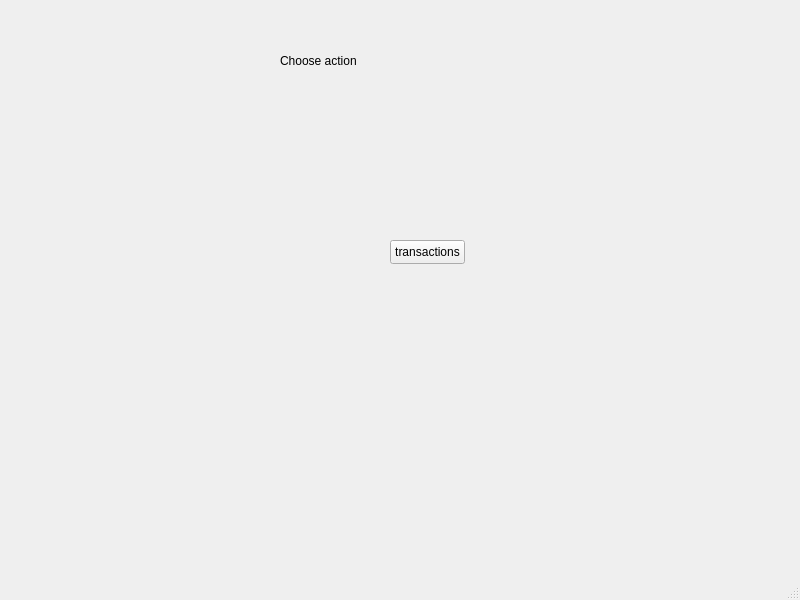
<?xml version="1.0" encoding="UTF-8"?>
<ui version="4.0">
 <class>mainmenucredit</class>
 <widget class="QMainWindow" name="mainmenucredit">
  <property name="geometry">
   <rect>
    <x>0</x>
    <y>0</y>
    <width>800</width>
    <height>600</height>
   </rect>
  </property>
  <property name="windowTitle">
   <string>MainWindow</string>
  </property>
  <widget class="QWidget" name="centralwidget">
   <widget class="QLabel" name="label">
    <property name="geometry">
     <rect>
      <x>280</x>
      <y>30</y>
      <width>191</width>
      <height>61</height>
     </rect>
    </property>
    <property name="text">
     <string>Choose action</string>
    </property>
   </widget>
   <widget class="QPushButton" name="transactions_Button">
    <property name="geometry">
     <rect>
      <x>390</x>
      <y>240</y>
      <width>75</width>
      <height>24</height>
     </rect>
    </property>
    <property name="text">
     <string>transactions</string>
    </property>
   </widget>
  </widget>
  <widget class="QMenuBar" name="menubar">
   <property name="geometry">
    <rect>
     <x>0</x>
     <y>0</y>
     <width>800</width>
     <height>22</height>
    </rect>
   </property>
  </widget>
  <widget class="QStatusBar" name="statusbar"/>
 </widget>
 <resources/>
 <connections/>
</ui>
